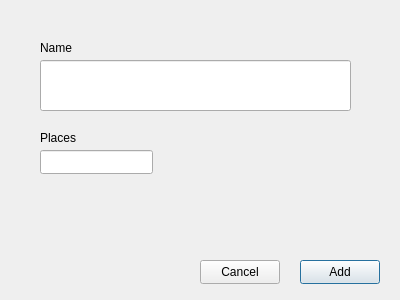
<?xml version="1.0" encoding="UTF-8"?>
<ui version="4.0">
 <class>AddRoom</class>
 <widget class="QDialog" name="AddRoom">
  <property name="geometry">
   <rect>
    <x>0</x>
    <y>0</y>
    <width>400</width>
    <height>300</height>
   </rect>
  </property>
  <property name="windowTitle">
   <string>Dialog</string>
  </property>
  <widget class="QPushButton" name="add">
   <property name="geometry">
    <rect>
     <x>300</x>
     <y>260</y>
     <width>80</width>
     <height>24</height>
    </rect>
   </property>
   <property name="text">
    <string>Add</string>
   </property>
  </widget>
  <widget class="QPushButton" name="cencal">
   <property name="geometry">
    <rect>
     <x>200</x>
     <y>260</y>
     <width>80</width>
     <height>24</height>
    </rect>
   </property>
   <property name="text">
    <string>Cancel</string>
   </property>
  </widget>
  <widget class="QLineEdit" name="name">
   <property name="geometry">
    <rect>
     <x>40</x>
     <y>60</y>
     <width>311</width>
     <height>51</height>
    </rect>
   </property>
  </widget>
  <widget class="QLineEdit" name="places">
   <property name="geometry">
    <rect>
     <x>40</x>
     <y>150</y>
     <width>113</width>
     <height>24</height>
    </rect>
   </property>
  </widget>
  <widget class="QLabel" name="label">
   <property name="geometry">
    <rect>
     <x>40</x>
     <y>40</y>
     <width>58</width>
     <height>16</height>
    </rect>
   </property>
   <property name="text">
    <string>Name</string>
   </property>
  </widget>
  <widget class="QLabel" name="label_2">
   <property name="geometry">
    <rect>
     <x>40</x>
     <y>130</y>
     <width>58</width>
     <height>16</height>
    </rect>
   </property>
   <property name="text">
    <string>Places</string>
   </property>
  </widget>
 </widget>
 <resources/>
 <connections/>
</ui>
